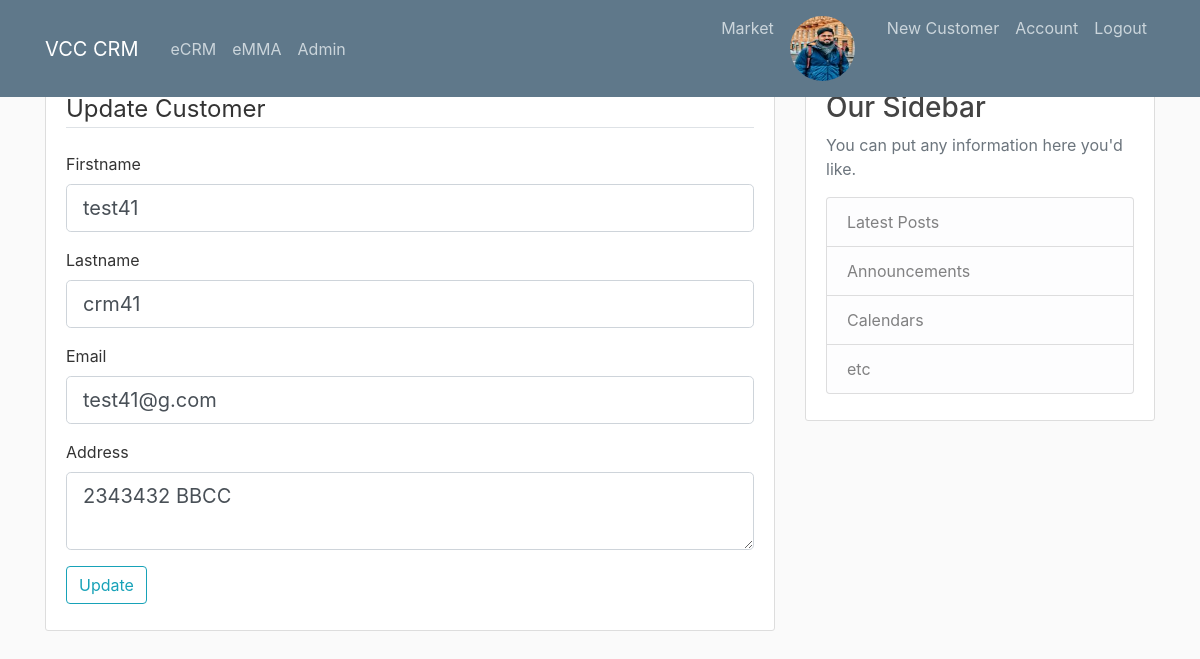
The app's page /customer/21/update (signed in) with its own data.
### CRM/models.py (models this page shows, shortened)
class User(db.Model, UserMixin):
    id = db.Column(db.Integer, primary_key= True)
    username = db.Column(db.String(20), unique=True, nullable = False)
    email = db.Column(db.String(120), unique=True, nullable=False)
    password = db.Column(db.String(100), nullable=False)
    image_file = db.Column(db.String(20), nullable=False, default='default.jpg')

class Customer(db.Model):
    cust_id = db.Column(db.Integer, primary_key= True)
    first_name = db.Column(db.String(20), unique=True, nullable =False)
    last_name = db.Column(db.String(20), unique=True, nullable=False)
    email = db.Column(db.String(120), unique=True, nullable=False)
    posts = db.relationship('Addresses', backref = 'customerdata', lazy= True)

class Addresses(db.Model):
    cust_id = db.Column(db.Integer, primary_key = True)
    address = db.Column(db.Text, nullable= True)
    date_posted = db.Column(db.DateTime, nullable = False)
    customer_id = db.Column(db.Integer, db.ForeignKey('customer.cust_id'), nullable= False)

### CRM/route.py (the view)
@app.route("/customer/<int:cust_id>/update", methods= ['GET','POST'])
@login_required
def update_customer(cust_id):
    customer = Customer.query.get_or_404(int(cust_id))
    address = Addresses.query.get_or_404(int(cust_id))
    form = CreateCustomerForm()
    if form.validate_on_submit():
        customer.first_name=form.first_name.data
        customer.last_name=form.last_name.data
        customer.email=form.email.data
        address.address=form.address.data
        db.session.commit()
        flash('Customer info has been udpated!', 'success')
        return render_template('customer.html', post=customer)
    elif request.method == 'GET':
        form.first_name.data = customer.first_name
        form.last_name.data =customer.last_name
        form.email.data = customer.email
        form.address.data = address.address
        form.submit.label.text='Update'
    return render_template('update_customer.html', title='Update Customer', form=form, legend= 'Update Customer', post= customer)

### CRM/forms.py
class CreateCustomerForm(FlaskForm):
    first_name = StringField('Firstname', validators=[DataRequired()])
    last_name = StringField('Lastname', validators=[DataRequired()])
    email = StringField('Email', validators=[DataRequired(), Email()])
    address = TextAreaField('Address', validators= [DataRequired()])
    submit = SubmitField('Create')

### CRM/models.py (called while the page is built)
@login_manager.user_loader
def load_user(user_id):
    return User.query.get(int(user_id))

### CRM/Templates/update_customer.html (shortened to what this page needs)
{% extends "layout.html" %}
{% block content%}
<div class = "content-section">
    <form method="POST" action ="" >
        <fieldset class="form-group">
            <legend class="border-bottom mb-4">{{ legend }}</legend>
            <div class="form-group">
                {{ form.first_name.label(class="form-control-label") }}
                {% if form.first_name.errors %}
                    {{ form.first_name(class="form-control form-control-log is-invalid") }}
                     <div class="invalid-feedback">
                         {% for error in form.first_name.errors %}
                         <span>{{ error }}</span>
                         {% endfor %}
                     </div>
                {% else %}
                    {{ form.first_name(class="form-control form-control-lg") }}
                {% endif %}
            </div>
            <div class="form-group">
                {{ form.last_name.label(class="form-control-label") }}
                {% if form.last_name.errors %}
                    {{ form.last_name(class="form-control form-control-log is-invalid") }}
                     <div class="invalid-feedback">
                         {% for error in form.last_name.errors %}
                         <span>{{ error }}</span>
                         {% endfor %}
                     </div>
                {% else %}
                    {{ form.last_name(class="form-control form-control-lg") }}
                {% endif %}
            </div>
            <div class="form-group">
                {{ form.email.label(class="form-control-label") }}
                {% if form.email.errors %}
                    {{ form.email(class="form-control form-control-log is-invalid") }}
                     <div class="invalid-feedback">
                         {% for error in form.email.errors %}
                         <span>{{ error }}</span>
                         {% endfor %}
                     </div>
                {% else %}
                    {{ form.email(class="form-control form-control-lg") }}
                {% endif %}
            </div>
            <div class="form-group">
                {{ form.address.label(class="form-control-label") }}
                {% if form.address.errors %}
                    {{ form.address(class="form-control form-control-log is-invalid") }}
                     <div class="invalid-feedback">
                         {% for error in form.address.errors %}
                         <span>{{ error }}</span>
                         {% endfor %}
                     </div>
                {% else %}
                    {{ form.address(class="form-control form-control-lg") }}
                {% endif %}
            </div>
            <div>
                {{ form.submit(class="btn btn-outline-info") }}
            </div>
        </fieldset>
    </form>
</div>
{% endblock content %}

### CRM/Templates/layout.html (shortened to what this page needs)
<!DOCTYPE HTML>
<html>
<head>
    <link rel="stylesheet" href="https://stackpath.bootstrapcdn.com/bootstrap/4.3.1/css/bootstrap.min.css">
    <link rel="stylesheet" type="text/css" href="{{ url_for('static', filename='main.css') }}">
</head>
<body>
<header class="site-header">
      <nav class="navbar navbar-expand-md navbar-dark bg-steel fixed-top">
        <div class="container">
          <a class="navbar-brand mr-4" href="/">VCC CRM</a>
          <div class="collapse navbar-collapse" id="navbarToggle">
            <div class="navbar-nav mr-auto">
              <a class="nav-item nav-link" href="{{ url_for('home')}}">eCRM</a>
              <a class="nav-item nav-link" href="{{ url_for('home')}}">eMMA</a>
              <a class="nav-item nav-link" href="{{ url_for('home')}}">Admin</a>
            </div>
            <div class="navbar-nav">
              <a class="nav-item nav-link" href="{{ url_for('home')}}">Market</a>
              {% if current_user.is_authenticated %}
                <a class="nav-item nav-link" href="{{ url_for('account')}}"><img class="rounded-circle article-img" src=" {{ url_for('static',filename = 'profile_pics/' + current_user.image_file) }}"></img></a>
                <a class="nav-item nav-link" href="{{ url_for('new_customer')}}">New Customer</a>
                <a class="nav-item nav-link" href="{{ url_for('account')}}">Account</a>
                <a class="nav-item nav-link" href="{{ url_for('logout')}}">Logout</a>
              {% else %}
                <a class="nav-item nav-link" href="{{ url_for('login')}}">Login</a>
                <a class="nav-item nav-link" href="{{ url_for('register')}}">Register</a>
              {% endif %}
            </div>
          </div>
        </div>
      </nav>
    </header>
<main role="main" class="container">
 <div class="row">
    <div class="col-md-8">
        {% block content %}
        {% endblock %}
    </div>
     <div class="col-md-4">
          <div class="content-section">
            <h3>Our Sidebar</h3>
            <p class='text-muted'>You can put any information here you'd like.
              <ul class="list-group">
                <li class="list-group-item list-group-item-light">Latest Posts</li>
                <li class="list-group-item list-group-item-light">Announcements</li>
                <li class="list-group-item list-group-item-light">Calendars</li>
                <li class="list-group-item list-group-item-light">etc</li>
              </ul>
            </p>
          </div>
        </div>
      </div>
    </main>
</body></html>

### CRM/static/main.css (style rules this page uses)
body { background: #fafafa; color: #333333; margin-top: 5rem; }
h1, h2, h3, h4, h5, h6 { color: #444444; }
.bg-steel { background-color: #5f788a; }
.site-header .navbar-nav .nav-link { color: #cbd5db; }
.content-section { background: #ffffff; padding: 10px 20px; border: 1px solid #dddddd; border-radius: 3px; margin-bottom: 20px; }
.article-img { height: 65px; width: 65px; margin-right: 16px; }

### records on screen
User: image_file (picture)
Customer: first_name "test41", last_name "crm41", email "test41@g.com"
Addresses: address "2343432 BBCC"

### other values on screen
{{ legend }} "Update Customer"
